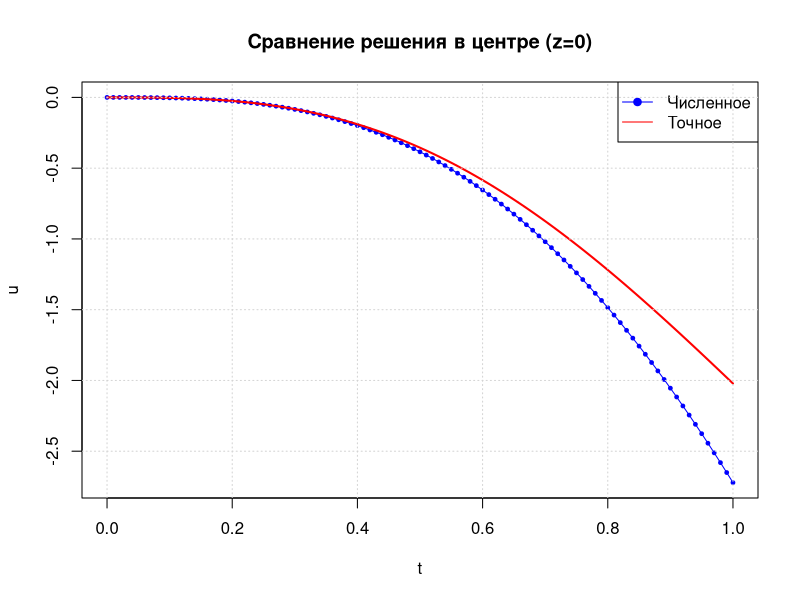
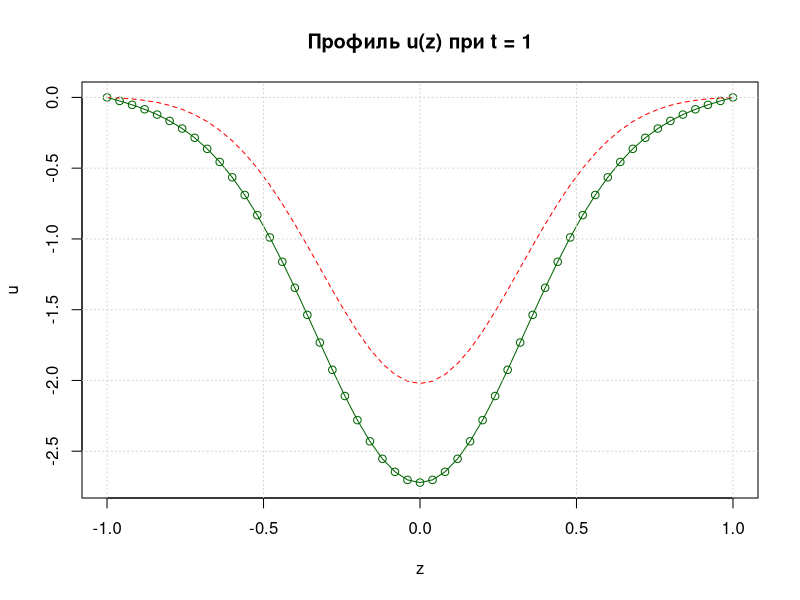

Generate these figures, in order, with R:
# 1. ПАРАМЕТРЫ ЗАДАЧИ И КОНСТАНТЫ
# ------------------------------------------------------------------------------
l_val <- 1.0       # Полуширина области по z: [-l, l]
T_val <- 1.0       # Максимальное время
eps   <- 1.0       # epsilon
mu    <- 1.0       # mu
sigma <- 1.0       # sigma
lambda_sq <- 1.0   # lambda^2 (квадрат лямбда)

# Параметры точного решения (из методички или произвольные)
alpha_p <- 2.0     # alpha (параметр гауссиана)
beta_p  <- 3.0     # beta (частота колебаний)
gamma_p <- 1.0     # gamma (амплитуда)

# Параметры сетки
N1 <- 50           # Число узлов по пространству (от -l до l)
N2 <- 100          # Число шагов по времени
h <- (2 * l_val) / N1   # Шаг по пространству
tau <- T_val / N2       # Шаг по времени

# Сетка
z_nodes <- seq(-l_val, l_val, by = h)
t_nodes <- seq(0, T_val, by = tau)
Nt <- length(t_nodes)
Nz <- length(z_nodes)

# Вспомогательные переменные для схемы
rho <- tau^2 / h^2     # Параметр rho (в методичке rho = tau^2/h^2) NOTE: проверьте размерность, иногда rho=tau/h^2

# 2. ФУНКЦИИ ТОЧНОГО РЕШЕНИЯ И ИСТОЧНИКА
# ------------------------------------------------------------------------------

# u0(z,t) - само точное решение u(z,t)
u_exact_func <- function(z, t) {
  term1 <- (1 / sqrt(alpha_p)) * exp(-alpha_p^2 * z^2)
  term2 <- (l_val^2 - z^2)
  term3 <- (gamma_p * sin(beta_p * t) - gamma_p * beta_p * t)
  return(term1 * term2 * term3)
}

# Производные для вычисления F0 (формулы (5) в методичке)
# u_tt
u2_func <- function(z, t) {
  term1 <- (1 / sqrt(alpha_p)) * exp(-alpha_p^2 * z^2) * (l_val^2 - z^2)
  term2 <- -gamma_p * beta_p^2 * sin(beta_p * t)
  return(term1 * term2)
}
# u_t
u1_func <- function(z, t) {
  term1 <- (1 / sqrt(alpha_p)) * exp(-alpha_p^2 * z^2) * (l_val^2 - z^2)
  term2 <- gamma_p * beta_p * cos(beta_p * t) - gamma_p * beta_p
  return(term1 * term2)
}
# u_z
u3_func <- function(z, t) { # Исправленная формула производной (в методичке u_z названа u3? Проверьте, обычно u_zz нужно для оператора)
  # Но в формуле F0 стоит u_zz. В методичке u3 - это u_z, u4 - u_zz.
  # F0 = ... - u_zz ... В формуле (5) стоит u3 ??
  # В методичке опечатка: в (5) написано u3, но по смыслу уравнения u_zz.
  # Давайте используем u4 (вторая производная) вместо u3, так как оператор Лапласа - это вторая производная.
  return(0) # Заглушка, используем u4
}
# u_zz
u4_func <- function(z, t) {
  term_exp <- (2 / sqrt(alpha_p)) * exp(-alpha_p^2 * z^2)
  poly_z <- 2 * alpha_p^4 * l_val^2 * z^2 - 2 * alpha_p^4 * z^4 - 
    alpha_p^2 * l_val^2 + 5 * alpha_p^2 * z^2 - alpha_p^2 * l_val^2 - 1
  # В методичке сложная формула, перепроверьте знаки. Для теста можно упростить или пересчитать.
  # Используем как в методичке.
  time_part <- gamma_p * sin(beta_p * t) - gamma_p * beta_p * t
  return(term_exp * poly_z * time_part)
}

# Правая часть F0(z,t) согласно (5)
# F0 = eps*mu*u_tt + mu*sigma*u_t - u_zz + lambda^2*u
F0_func <- function(z, t) {
  u  <- u_exact_func(z, t)
  ut <- u1_func(z, t)
  utt <- u2_func(z, t)
  uzz <- u4_func(z, t) # Используем u4 (u_zz)
  
  res <- eps * mu * utt + mu * sigma * ut - uzz + lambda_sq * u
  return(res)
}

# 3. ЧИСЛЕННОЕ РЕШЕНИЕ (НЕЯВНАЯ СХЕМА + ПРОГОНКА)
# ------------------------------------------------------------------------------

# Матрица решения: строки - пространство z, столбцы - время t
# Индексы z: 1 correspond to -l, Nz correspond to l
U <- matrix(0, nrow = Nz, ncol = Nt)

# Начальные условия (t=0 и t=tau - первые два слоя)
# u|t=0 = 0; ut|t=0 = 0 => u|t=tau тоже 0 (аппроксимация 1 порядка)
# Или можно взять точное решение на первых двух слоях для старта
for(i in 1:Nz) {
  U[i, 1] <- u_exact_func(z_nodes[i], t_nodes[1]) # t=0
  U[i, 2] <- u_exact_func(z_nodes[i], t_nodes[2]) # t=tau
}


# Цикл по времени
for (j in 2:(Nt - 1)) {
  # На каждом шаге решаем систему A*y_{i+1} + B*y_i + C*y_{i-1} = D
  # Здесь индексы i идут от 2 до Nz-1 (внутренние узлы)
  
  # Векторы для прогонки (размер Nz)
  A_coef <- numeric(Nz)
  B_coef <- numeric(Nz)
  C_coef <- numeric(Nz)
  D_coef <- numeric(Nz)
  
  # Текущее время для следующего слоя t_{j+1}
  t_next <- t_nodes[j + 1]
  
  for (i in 2:(Nz - 1)) {
    z_i <- z_nodes[i]
    
    # Коэффициенты согласно методичке (после уравнения (9))
    # A_i = -rho
    # B_i = eps*mu + 0.5*mu*sigma*tau + 2*rho + lambda^2*tau^2
    # C_i = -rho
    # D_i = ...
    
    # Обратите внимание: в методичке A стоит при y_{i+1}, B при y_i, C при y_{i-1}.
    # Стандартная прогонка часто пишется A*y_{i-1} - C*y_i + B*y_{i+1} = -F
    # Здесь используем обозначения методички: A*y_{i+1} + B*y_i + C*y_{i-1} = D
    
    val_A <- -rho
    val_B <- eps * mu + 0.5 * mu * sigma * tau + 2 * rho + lambda_sq * tau^2
    val_C <- -rho
    
    # Правая часть D_i
    # D = 2*eps*mu*y_i - eps*mu*y_{i-1} + 0.5*mu*sigma*tau*y_{i-1} ...
    # Внимание: в методичке y_{check} - это слой j-1. y_{hat} - j+1. y - j.
    y_curr <- U[i, j]       # слой j
    y_prev <- U[i, j - 1]   # слой j-1
    F_val  <- F0_func(z_i, t_next) # F берется на слое j+1 (неявная схема) или j? 
    # В формуле (6) стоит F_0^{j} ? Нет, там индекс j, но обычно в неявных схемах берут j+1.
    # В тексте написано (F_0)_i^j. Следуем методичке.
    F_val_method <- F0_func(z_i, t_nodes[j]) 
    
    val_D <- 2 * eps * mu * y_curr - eps * mu * y_prev + 0.5 * mu * sigma * tau * y_prev + tau^2 * F_val_method
    
    A_coef[i] <- val_A
    B_coef[i] <- val_B
    C_coef[i] <- val_C
    D_coef[i] <- val_D
  }
  
  # Прогонка (реализация алгоритма из методички)
  alpha <- numeric(Nz)
  beta  <- numeric(Nz)
  
  # ГУ слева: y[1] = 0
  alpha[1] <- 0
  beta[1]  <- 0
  
  # Прямой ход
  for (i in 2:(Nz - 1)) {
    denom <- B_coef[i] + C_coef[i] * alpha[i - 1]
    alpha[i] <- -A_coef[i] / denom
    beta[i]  <- (D_coef[i] - C_coef[i] * beta[i - 1]) / denom
  }
  
  # Обратный ход
  # ГУ справа: y[Nz] = 0
  U[Nz, j + 1] <- 0
  
  for (i in (Nz - 1):1) {
    U[i, j + 1] <- alpha[i] * U[i + 1, j + 1] + beta[i]
  }
}

# 4. ВИЗУАЛИЗАЦИЯ
# ------------------------------------------------------------------------------
# Сравнение в центре области в конечный момент времени
mid_idx <- round(Nz / 2)
y_num <- U[mid_idx, ]
y_ex  <- sapply(t_nodes, function(t) u_exact_func(z_nodes[mid_idx], t))

plot(t_nodes, y_num, type = "o", col = "blue", pch = 19, cex = 0.5,
     main = "Сравнение решения в центре (z=0)", xlab = "t", ylab = "u")
lines(t_nodes, y_ex, col = "red", lwd = 2)
legend("topright", legend = c("Численное", "Точное"), col = c("blue", "red"), 
       lty = 1, pch = c(19, NA))
grid()

# Профиль в момент T
plot(z_nodes, U[, Nt], type = "o", col = "darkgreen", 
     main = paste("Профиль u(z) при t =", T_val), xlab = "z", ylab = "u")
lines(z_nodes, sapply(z_nodes, function(z) u_exact_func(z, T_val)), col = "red", lty = 2)
grid()
